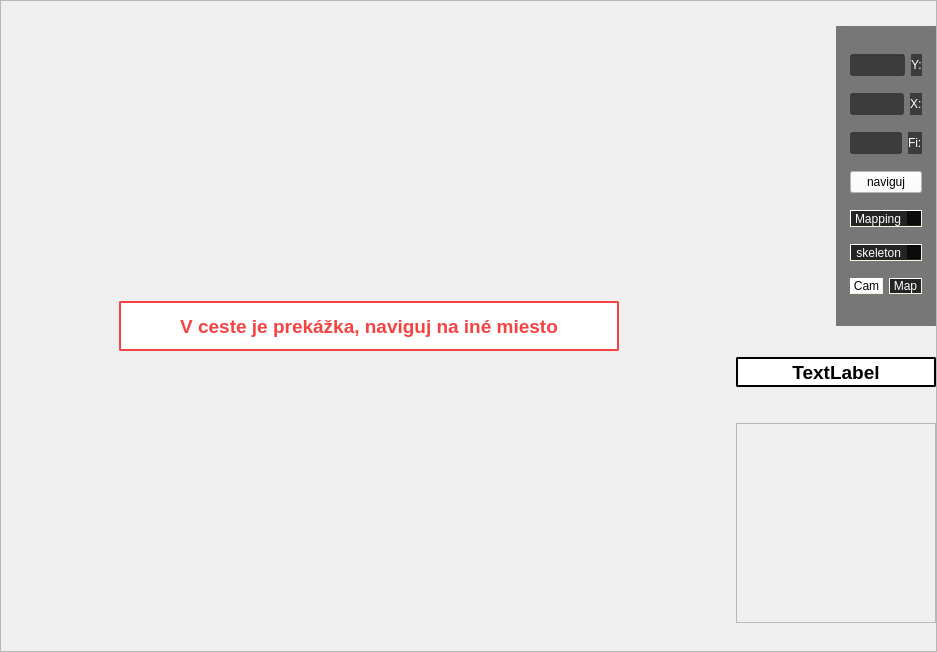
<?xml version="1.0" encoding="UTF-8"?>
<ui version="4.0">
 <class>MainWindow</class>
 <widget class="QMainWindow" name="MainWindow">
  <property name="geometry">
   <rect>
    <x>0</x>
    <y>0</y>
    <width>937</width>
    <height>652</height>
   </rect>
  </property>
  <property name="windowTitle">
   <string>MainWindow</string>
  </property>
  <widget class="QWidget" name="centralWidget">
   <layout class="QHBoxLayout" name="horizontalLayout_5">
    <property name="spacing">
     <number>0</number>
    </property>
    <property name="leftMargin">
     <number>0</number>
    </property>
    <property name="topMargin">
     <number>0</number>
    </property>
    <property name="rightMargin">
     <number>0</number>
    </property>
    <property name="bottomMargin">
     <number>0</number>
    </property>
    <item>
     <widget class="QFrame" name="frame1">
      <property name="sizePolicy">
       <sizepolicy hsizetype="Preferred" vsizetype="Preferred">
        <horstretch>60</horstretch>
        <verstretch>50</verstretch>
       </sizepolicy>
      </property>
      <property name="frameShape">
       <enum>QFrame::StyledPanel</enum>
      </property>
      <property name="frameShadow">
       <enum>QFrame::Raised</enum>
      </property>
      <layout class="QHBoxLayout" name="horizontalLayout_4" stretch="0,0,0,0">
       <property name="spacing">
        <number>0</number>
       </property>
       <property name="leftMargin">
        <number>0</number>
       </property>
       <property name="topMargin">
        <number>0</number>
       </property>
       <property name="rightMargin">
        <number>0</number>
       </property>
       <property name="bottomMargin">
        <number>0</number>
       </property>
       <item>
        <spacer name="horizontalSpacer_2">
         <property name="orientation">
          <enum>Qt::Horizontal</enum>
         </property>
         <property name="sizeHint" stdset="0">
          <size>
           <width>40</width>
           <height>20</height>
          </size>
         </property>
        </spacer>
       </item>
       <item>
        <widget class="QLabel" name="Warning_Prekazka_text">
         <property name="minimumSize">
          <size>
           <width>500</width>
           <height>0</height>
          </size>
         </property>
         <property name="maximumSize">
          <size>
           <width>500</width>
           <height>50</height>
          </size>
         </property>
         <property name="sizeIncrement">
          <size>
           <width>500</width>
           <height>0</height>
          </size>
         </property>
         <property name="font">
          <font>
           <pointsize>14</pointsize>
           <bold>true</bold>
          </font>
         </property>
         <property name="styleSheet">
          <string notr="true">color: #f54242;
background-color: #FFF;
border: 2px solid #f54242;
border-radius: 2px;</string>
         </property>
         <property name="text">
          <string>V ceste je prekážka, naviguj na iné miesto</string>
         </property>
         <property name="alignment">
          <set>Qt::AlignCenter</set>
         </property>
        </widget>
       </item>
       <item>
        <spacer name="horizontalSpacer">
         <property name="orientation">
          <enum>Qt::Horizontal</enum>
         </property>
         <property name="sizeHint" stdset="0">
          <size>
           <width>40</width>
           <height>20</height>
          </size>
         </property>
        </spacer>
       </item>
       <item>
        <layout class="QVBoxLayout" name="verticalLayout_4" stretch="0,0,0">
         <item>
          <widget class="QGroupBox" name="verticalGroupBox">
           <property name="minimumSize">
            <size>
             <width>50</width>
             <height>0</height>
            </size>
           </property>
           <property name="maximumSize">
            <size>
             <width>100</width>
             <height>300</height>
            </size>
           </property>
           <property name="layoutDirection">
            <enum>Qt::RightToLeft</enum>
           </property>
           <property name="styleSheet">
            <string notr="true">background-color:rgba(0, 0, 0, 0.5);</string>
           </property>
           <layout class="QVBoxLayout" name="verticalLayout">
            <item>
             <layout class="QHBoxLayout" name="horizontalLayout_2">
              <item>
               <widget class="QLabel" name="label_2">
                <property name="styleSheet">
                 <string notr="true">color:white;</string>
                </property>
                <property name="text">
                 <string>Y:</string>
                </property>
               </widget>
              </item>
              <item>
               <widget class="QLineEdit" name="lineEdit_2">
                <property name="readOnly">
                 <bool>true</bool>
                </property>
               </widget>
              </item>
             </layout>
            </item>
            <item>
             <layout class="QHBoxLayout" name="horizontalLayout">
              <item>
               <widget class="QLabel" name="label">
                <property name="styleSheet">
                 <string notr="true">color:white;</string>
                </property>
                <property name="text">
                 <string>X:</string>
                </property>
               </widget>
              </item>
              <item>
               <widget class="QLineEdit" name="lineEdit">
                <property name="readOnly">
                 <bool>true</bool>
                </property>
               </widget>
              </item>
             </layout>
            </item>
            <item>
             <layout class="QHBoxLayout" name="horizontalLayout_3">
              <item>
               <widget class="QLabel" name="label_3">
                <property name="styleSheet">
                 <string notr="true">color:white;</string>
                </property>
                <property name="text">
                 <string>Fi:</string>
                </property>
               </widget>
              </item>
              <item>
               <widget class="QLineEdit" name="lineEdit_3">
                <property name="readOnly">
                 <bool>true</bool>
                </property>
               </widget>
              </item>
             </layout>
            </item>
            <item>
             <widget class="QPushButton" name="pushButton_12">
              <property name="styleSheet">
               <string notr="true">background-color:white;
color:black;</string>
              </property>
              <property name="text">
               <string>naviguj</string>
              </property>
             </widget>
            </item>
            <item>
             <widget class="QCheckBox" name="Mapping">
              <property name="styleSheet">
               <string notr="true">color: white; 
background-color: rgba(0, 0, 0, 0.7);
 border-style: outset; border-width: 1px; 
border-color: beige</string>
              </property>
              <property name="text">
               <string>Mapping</string>
              </property>
             </widget>
            </item>
            <item>
             <widget class="QCheckBox" name="checkBox_skeleton">
              <property name="styleSheet">
               <string notr="true">color: white; 
background-color: rgba(0, 0, 0, 0.7); 
border-style: outset; 
border-width: 1px; 
border-color: beige</string>
              </property>
              <property name="text">
               <string>skeleton</string>
              </property>
             </widget>
            </item>
            <item>
             <layout class="QHBoxLayout" name="horizontalLayout_6">
              <item>
               <widget class="QPushButton" name="showMap">
                <property name="styleSheet">
                 <string notr="true">color: white; 
background-color: rgba(0, 0, 0, 0.7);
border-style: outset;
border-width: 1px;
border-color: beige;</string>
                </property>
                <property name="text">
                 <string>Map</string>
                </property>
               </widget>
              </item>
              <item>
               <widget class="QPushButton" name="showCam">
                <property name="styleSheet">
                 <string notr="true">color: black; 
background-color: white;
border-style: outset;
border-width: 1px;
border-color: beige;</string>
                </property>
                <property name="text">
                 <string>Cam</string>
                </property>
               </widget>
              </item>
             </layout>
            </item>
           </layout>
          </widget>
         </item>
         <item>
          <widget class="QWidget" name="widget" native="true">
           <property name="minimumSize">
            <size>
             <width>200</width>
             <height>30</height>
            </size>
           </property>
           <property name="maximumSize">
            <size>
             <width>220</width>
             <height>35</height>
            </size>
           </property>
           <widget class="QLabel" name="skeletonText">
            <property name="geometry">
             <rect>
              <x>0</x>
              <y>0</y>
              <width>200</width>
              <height>30</height>
             </rect>
            </property>
            <property name="minimumSize">
             <size>
              <width>200</width>
              <height>30</height>
             </size>
            </property>
            <property name="maximumSize">
             <size>
              <width>200</width>
              <height>30</height>
             </size>
            </property>
            <property name="font">
             <font>
              <pointsize>14</pointsize>
              <bold>true</bold>
             </font>
            </property>
            <property name="layoutDirection">
             <enum>Qt::LeftToRight</enum>
            </property>
            <property name="styleSheet">
             <string notr="true">color: #000;
background-color: #FFF;
border: 2px solid #000;
border-radius: 2px;</string>
            </property>
            <property name="text">
             <string>TextLabel</string>
            </property>
            <property name="alignment">
             <set>Qt::AlignCenter</set>
            </property>
           </widget>
          </widget>
         </item>
         <item>
          <widget class="QFrame" name="robotShowSensors">
           <property name="minimumSize">
            <size>
             <width>200</width>
             <height>200</height>
            </size>
           </property>
           <property name="maximumSize">
            <size>
             <width>200</width>
             <height>200</height>
            </size>
           </property>
           <property name="styleSheet">
            <string notr="true"/>
           </property>
           <property name="frameShape">
            <enum>QFrame::StyledPanel</enum>
           </property>
           <property name="frameShadow">
            <enum>QFrame::Raised</enum>
           </property>
          </widget>
         </item>
        </layout>
       </item>
      </layout>
     </widget>
    </item>
   </layout>
  </widget>
 </widget>
 <layoutdefault spacing="6" margin="11"/>
 <resources/>
 <connections/>
</ui>
